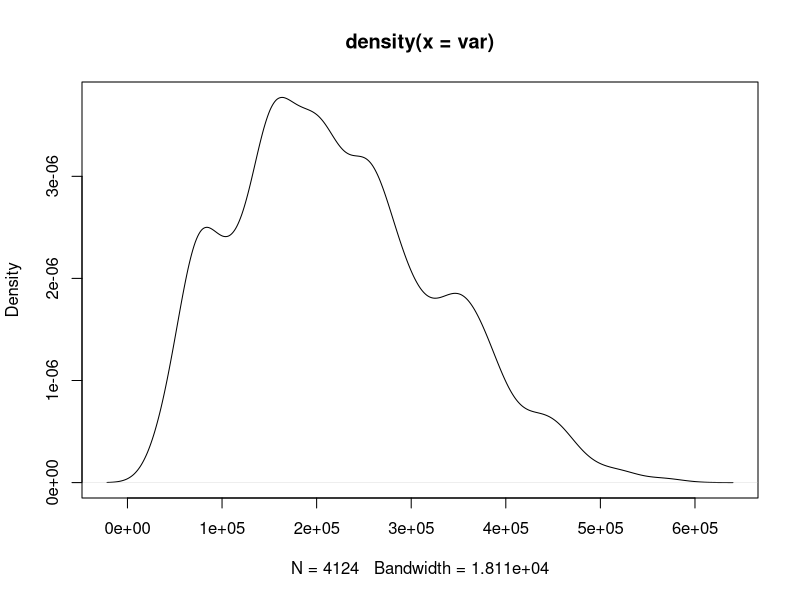
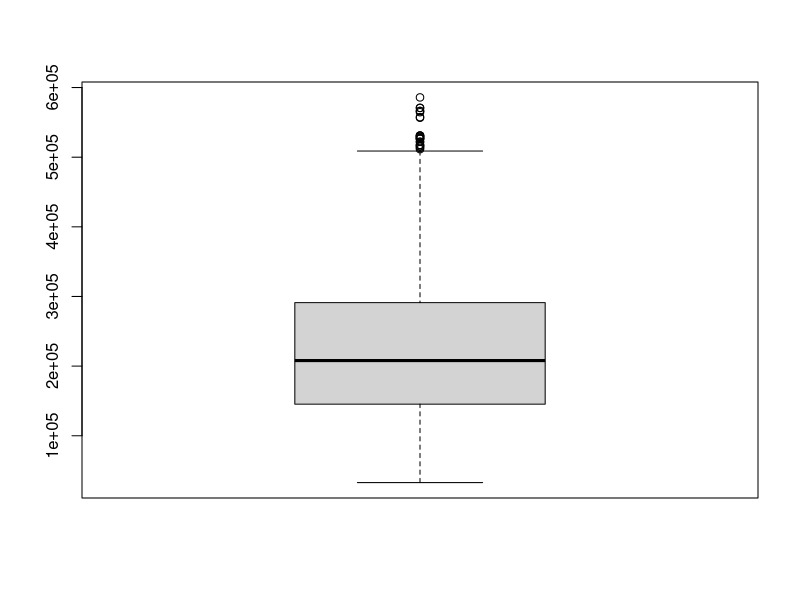
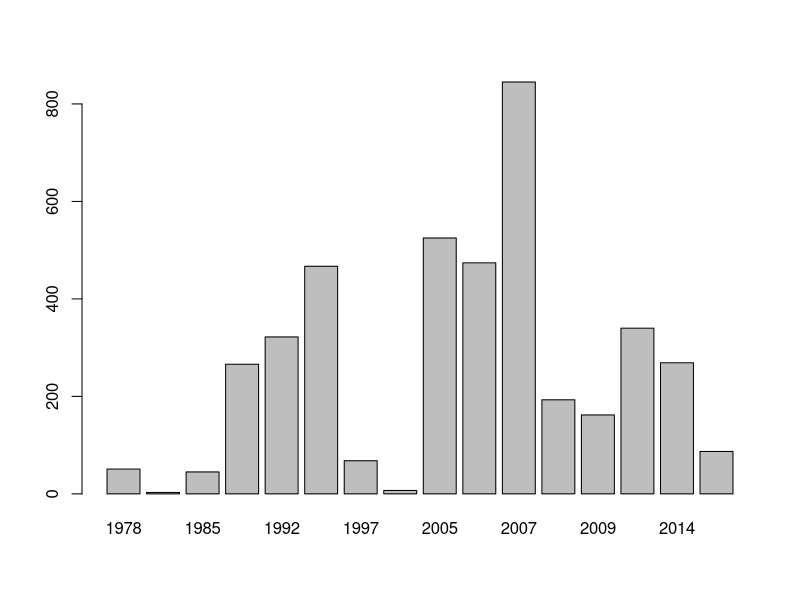
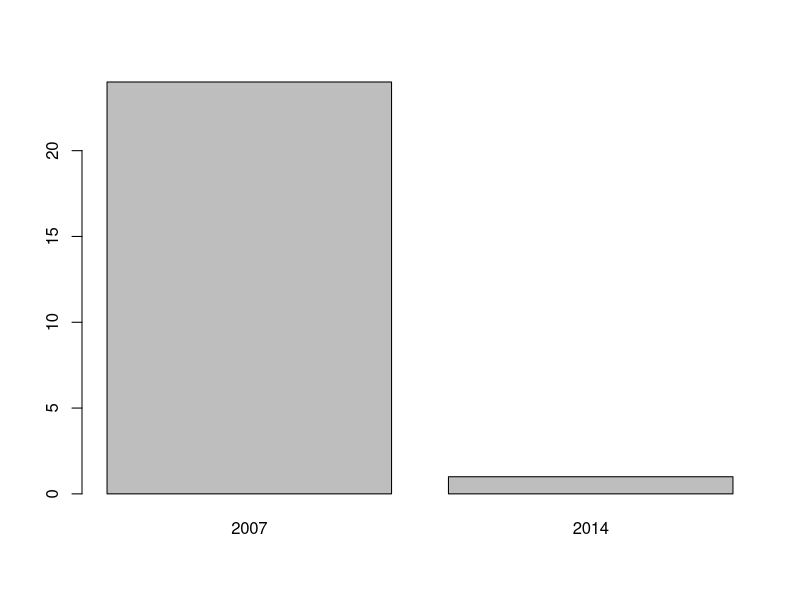
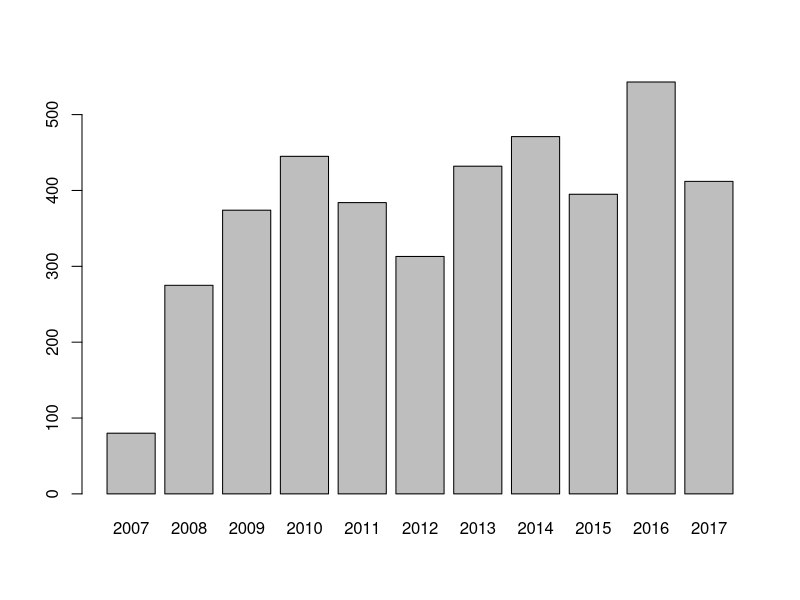
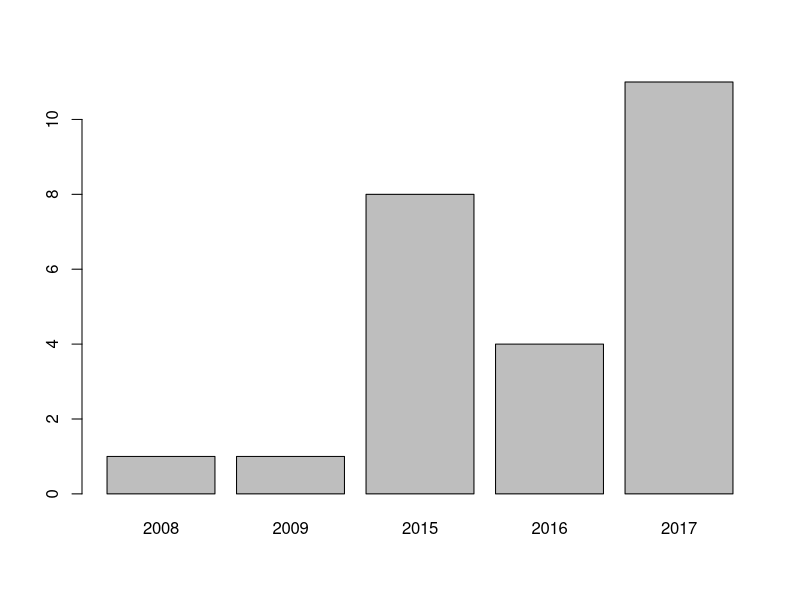
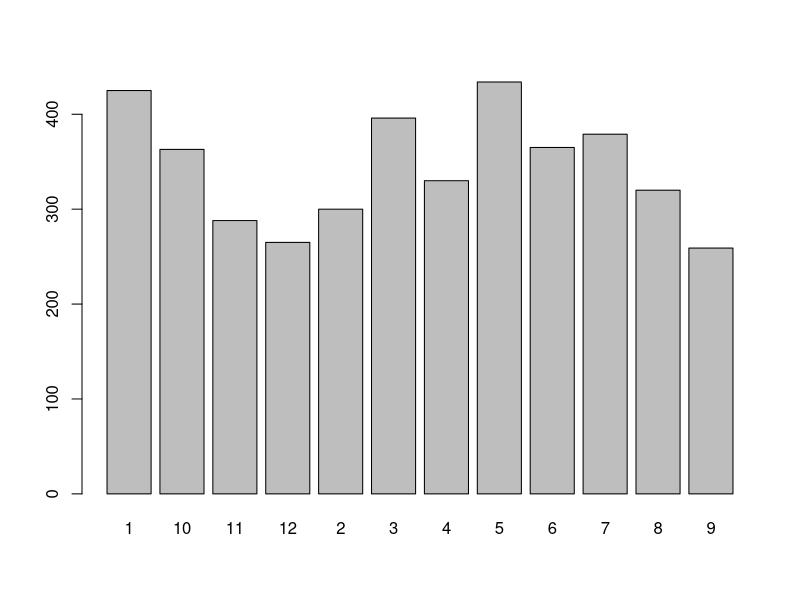
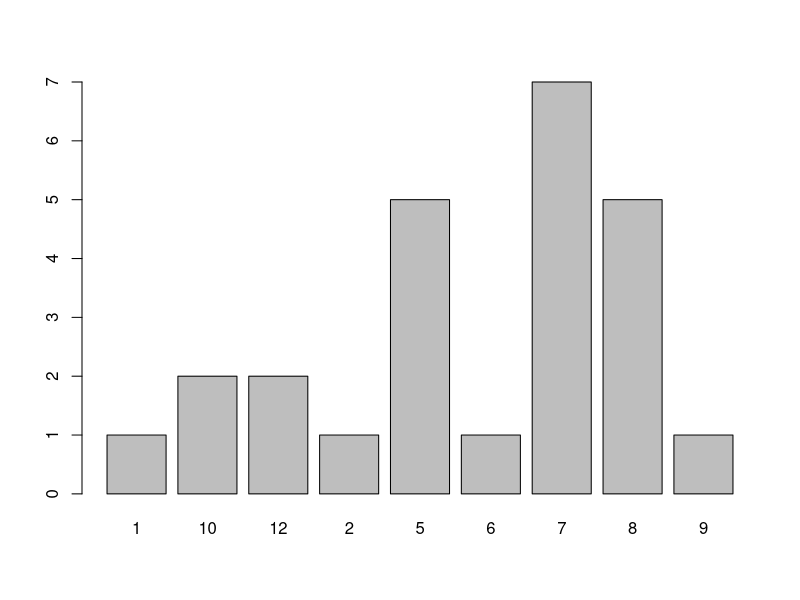

R code for these plots, in order:
# Variables de entrada:

# ‘# - índice que indica la posición de la observación.

# 1- SalePrice: precio de venta en dólares.

# 2- YearBuilt: año de construcción

# 3- YrSold: año de venta

# 4- MonthSold: mes de venta

# 5- Size.sqf: tamaño del apartamento en pies cuadrados

# 6- Floor: piso en el que se ubica la propiedad

# 7- HallwayType: tipo de vestíbulo

# 8- HeatingType: tipo de calefacción.

# 9- AptManageType: forma en la que se administraba la propiedad

# 10- N_Parkinglot.Ground: número de estacionamientos en el suelo.

# 11- N_Parkinglot.Basement: número de estacionamientos en el sótano.

# 12- TimeToBusStop: tiempo hasta una parada de autobús

# 13- TimeToSubway: tiempo hasta una estación del subterráneo

# 14- N_APT: número de apartamentos en el complejo.

# 15- N_manager: número de personas que atienden las instalaciones del apartamento.

# 16- N_elevators: número de ascensores.

# 17- SubwayStation: nombre de la estación más cercana.

# 18- N_FacilitiesNearBy.PublicOffice: número de oficinas públicas cercanas.

# 19- N_FacilitiesNearBy.Hospital: número de hospitales cercanos.

# 20- N_FacilitiesNearBy.Dpartmentstore: número de tiendas departamentales cercanas

# 21- N_FacilitiesNearBy.Mall: número de centros comerciales cercanos.

# 22- N_FacilitiesNearBy.ETC. número de otras facilidades cercanas (p.ej. hoteles)

# 23- N_FacilitiesNearBy.Park. número de parques cercanos.

# 24- N_SchoolNearBy.Elementary: número de escuelas primarias cercanas.

# 25- N_SchoolNearBy.Middle: número de escuelas medias cercanas.

# 26- N_SchoolNearBy.High. número de escuelas secundarias cercanas.

# 27- N_SchoolNearBy.University. número de universidades cercanas.

# 28- N_FacilitiesInApt: número de instalaciones del apartamento (p.ej. piscina, gimnasio)

# 29- N_FacilitiesNearBy.Total: número total de instalaciones cercanas.

# 30- N_SchoolNearBy.Total: número total de escuelas cercanas.


#Instalando paquetes
install.packages("readr")


#Cargando paquetes
library(readr)


#Lectura de datos
real_state_df= read.csv("Train_real_state.csv")
print(head(real_state_df))


#Análisis descriptivo
colnames(real_state_df)

var=real_state_df$SalePrice
summary(var)
plot(density(var))
box=boxplot(var)
box$stats
box$conf
box$out
cat("La variable SalePrice es nuestra variable dependiente, es decir, es la que nos interesa predecir. Presenta una cola a la derecha con un grupo escaso de casas con un precio de venta muy alto. También da la impresión de dividirs een 4 grupos: casas con precios bajos, medios, medio altos y muy altos.El boxplot indica que hay 25 potenciales datos que pueden considerarse como atípicos pero los evaluaremos posteriormente.\n")

cat("Para monitorear la posible relación entre variebles idnependientes y los rpecios de venta sospechosos crearemos una variable que nos permita identificar si una casa tiene o no una venta muy alta.\n")
real_state_df[real_state_df$SalePrice>=min(box$out),'atypicalSalePrice']='atip'
real_state_df[real_state_df$SalePrice<min(box$out),'atypicalSalePrice']='no_atip'


real_state_df$YearBuilt=as.character(real_state_df$YearBuilt)
var=real_state_df$YearBuilt
barplot(table(var))
barplot(table(real_state_df[real_state_df$atypicalSalePrice=='atip','YearBuilt']))
cat("La variable YearBuilt es una variable categórica que presenta una distribución de frecuencia del año de construcción de la vivienda. Se observa que hay una distribución ciclica con periodos de auge de las construcciones y periodos de baja frecuencia donde 2007 es el año donde se rpesentó la mayor cantidad de casas construidas. Las casas con precios muy altos fueron consttruidas en general en 2007.\n")

real_state_df$YrSold=as.character(real_state_df$YrSold)
var=real_state_df$YrSold
barplot(table(var))
barplot(table(real_state_df[real_state_df$atypicalSalePrice=='atip','YrSold']))
cat("La variable YrSold es una variable categórica que presenta una distribución de frecuencia del año de venta de la vivienda. Es sospechoso que aunque tenemos fechas de construcción desde 1978, en las ventas solo se han registrado casas desde 2007. Del mismo modo las fechas de construcción se registran hasta el 2015 pero las de venta hasta el 2017. Las casas con precios muy altos fueron vendidas en general en 2017 y 2015.\n")

real_state_df$MonthSold=as.character(real_state_df$MonthSold)
var=real_state_df$MonthSold
barplot(table(var))
barplot(table(real_state_df[real_state_df$atypicalSalePrice=='atip','MonthSold']))
cat("La variable MonthSold es una variable categórica que presenta una distribución de frecuencia del mes de venta de la vivienda. Se observa que hay una distribución ciclica con periodos de auge de las ventas y periodos de baja frecuencia donde se rpesentó la mayor cantidad de casas vendidas. Las casas con precios muy altos fueron vendidas en general a mediados del año.\n")

var=real_state_df$Size.sqf
summary(var)
plot(density(var))
box=boxplot(var)
box$stats
box$conf
box$out
real_state_df[real_state_df$Size.sqf>=min(box$out),'atypicalSize.sqf']='atip'
real_state_df[real_state_df$Size.sqf<min(box$out),'atypicalSize.sqf']='no_atip'
plot(real_state_df$Size.sqf,real_state_df$SalePrice,col=as.factor(real_state_df$atypicalSize.sqf),pch=20)
plot(real_state_df$Size.sqf,real_state_df$SalePrice,col=as.factor(real_state_df$atypicalSalePrice),pch=20)
cor(var,real_state_df$SalePrice)
cat("La variable Size.sqf es una variable numérica que representa el tamaño de la vivienda en pies cuadrados. Los apartamentos de mayor tamaño corresponden con los de mayor precio de venta. Parece que las casas con mayor tamaño tienen una caida de precios, aunque la correlación es superior al 70% esta variable pude estarse relacionandod e forma no lineal o tener un sub grupo de casas cuyo precio de venta no crece tan aceleradamente con el tamaño de la vivienda.\n")


var=real_state_df$Floor
summary(var)
plot(density(var))
box=boxplot(var)
box$stats
box$conf
box$out
real_state_df[real_state_df$Floor>=min(box$out),'atypicalFloor']='atip'
real_state_df[real_state_df$Floor<min(box$out),'atypicalFloor']='no_atip'
plot(real_state_df$Floor,real_state_df$SalePrice,col=as.factor(real_state_df$atypicalFloor),pch=20)
plot(real_state_df$Floor,real_state_df$SalePrice,col=as.factor(real_state_df$atypicalSalePrice),pch=20)
cor(var,real_state_df$SalePrice)
cat("La variable Floor es una variable categórica que representa el número de piso en el que se encuentra la vivienda. Son pocas las viviendas que se encuentran en pisos del 30 en adelante pero no consideramos que sean atipicos a primera vista, Pero hay un comportamiento aprticcular en el que los precios de venta pueden tener cualquier valor cuando se encuentra en el piso 20 hacia abajo y que la correlación solo existe cuando hablamos de viviendas ubicadas en el piso 21 en adelante. La correlación es de 34% pero si separamos estos dos sub grupos tendremos que las ubicadas en pisos inferiores al 20 no se relacionean con el precio mientras que las ubicadas en pusos sueriores si tienen una correlacion fuerte.\n")

real_state_df[real_state_df$Floor>=20,'pisosElevados']='pisosElevados'
real_state_df[real_state_df$Floor<20,'pisosElevados']='pisosBajos'


real_state_df$HallwayType=as.character(real_state_df$HallwayType)
var=real_state_df$HallwayType
barplot(table(var))
barplot(table(real_state_df[real_state_df$atypicalSalePrice=='atip','HallwayType']))
cat("La variable HallwayType es una variable categórica que representa el tipo de vestibulo de la vivienda. Lo más frecuente es el tipo (terraced) y las viviendas de mayor precio se encuentran en esta categoría.\n")

real_state_df$HeatingType=as.character(real_state_df$HeatingType)
var=real_state_df$HeatingType
barplot(table(var))
barplot(table(real_state_df[real_state_df$atypicalSalePrice=='atip','HeatingType']))
cat("La variable HeatingType es una variable categórica que representa el tipo de calefacción de la vivienda. Lo más frecuente es el tipo (central) y las viviendas de mayor precio se encuentran en la categoría individual.\n")


real_state_df$AptManageType=as.character(real_state_df$AptManageType)
var=real_state_df$AptManageType
barplot(table(var))
barplot(table(real_state_df[real_state_df$atypicalSalePrice=='atip','AptManageType']))
cat("La variable AptManageType es una variable categórica que representa el tipo de administración de la vivienda. Lo más frecuente es el tipo (full service) y las viviendas de mayor precio se encuentran en esta categoría.\n")

#Generando nuevas variables independientes
real_state_df$Size_sqf_sqrt=sqrt(real_state_df$Size.sqf)
real_state_df$Size_sqf_ln=log(real_state_df$Size.sqf)
real_state_df$Size_sqf_pot_2=real_state_df$Size.sqf^2
real_state_df$Size_sqf_pot_3=real_state_df$Size.sqf^3
real_state_df$Size_sqf_div=1/real_state_df$Size.sqf

real_state_df$Floor_sqrt=sqrt(real_state_df$Floor)
real_state_df$Floor_ln=log(real_state_df$Floor)
real_state_df$Floor_pot_2=real_state_df$Floor^2
real_state_df$Floor_pot_3=real_state_df$Floor^3
real_state_df$Floor_div=1/real_state_df$Floor

real_state_df$interaction_Size_Floor=real_state_df$Size.sqf*real_state_df$Floor

#Selección de variables


#Estructurando y ajustando modelo


#Estimando e interpretando parámetros


#Validando supuestos del modelo


#Bondad de ajuste del modelo